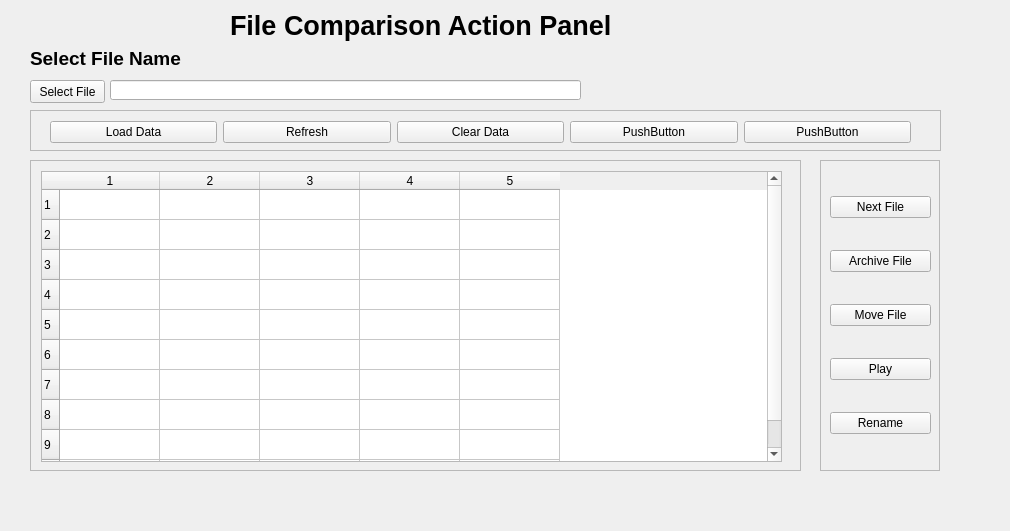
<?xml version="1.0" encoding="UTF-8"?>
<ui version="4.0">
 <class>Form</class>
 <widget class="QWidget" name="Form">
  <property name="geometry">
   <rect>
    <x>0</x>
    <y>0</y>
    <width>1010</width>
    <height>531</height>
   </rect>
  </property>
  <property name="windowTitle">
   <string>Form</string>
  </property>
  <widget class="QScrollArea" name="scrollArea">
   <property name="geometry">
    <rect>
     <x>30</x>
     <y>160</y>
     <width>771</width>
     <height>311</height>
    </rect>
   </property>
   <property name="widgetResizable">
    <bool>true</bool>
   </property>
   <widget class="QWidget" name="scrollAreaWidgetContents">
    <property name="geometry">
     <rect>
      <x>0</x>
      <y>0</y>
      <width>769</width>
      <height>309</height>
     </rect>
    </property>
    <widget class="QTableWidget" name="tableWidget">
     <property name="geometry">
      <rect>
       <x>10</x>
       <y>10</y>
       <width>741</width>
       <height>291</height>
      </rect>
     </property>
     <property name="rowCount">
      <number>10</number>
     </property>
     <property name="columnCount">
      <number>5</number>
     </property>
     <row/>
     <row/>
     <row/>
     <row/>
     <row/>
     <row/>
     <row/>
     <row/>
     <row/>
     <row/>
     <column/>
     <column/>
     <column/>
     <column/>
     <column/>
    </widget>
   </widget>
  </widget>
  <widget class="QFrame" name="frame">
   <property name="geometry">
    <rect>
     <x>820</x>
     <y>160</y>
     <width>120</width>
     <height>311</height>
    </rect>
   </property>
   <property name="frameShape">
    <enum>QFrame::StyledPanel</enum>
   </property>
   <property name="frameShadow">
    <enum>QFrame::Sunken</enum>
   </property>
   <widget class="QWidget" name="">
    <property name="geometry">
     <rect>
      <x>10</x>
      <y>10</y>
      <width>101</width>
      <height>291</height>
     </rect>
    </property>
    <layout class="QVBoxLayout" name="verticalLayout">
     <item>
      <widget class="QPushButton" name="pushButton">
       <property name="text">
        <string>Next File</string>
       </property>
      </widget>
     </item>
     <item>
      <widget class="QPushButton" name="pushButton_2">
       <property name="text">
        <string>Archive File</string>
       </property>
      </widget>
     </item>
     <item>
      <widget class="QPushButton" name="pushButton_3">
       <property name="text">
        <string>Move File</string>
       </property>
      </widget>
     </item>
     <item>
      <widget class="QPushButton" name="pushButton_5">
       <property name="text">
        <string>Play</string>
       </property>
      </widget>
     </item>
     <item>
      <widget class="QPushButton" name="pushButton_4">
       <property name="text">
        <string>Rename</string>
       </property>
      </widget>
     </item>
    </layout>
   </widget>
  </widget>
  <widget class="QFrame" name="frame_2">
   <property name="geometry">
    <rect>
     <x>30</x>
     <y>110</y>
     <width>911</width>
     <height>41</height>
    </rect>
   </property>
   <property name="frameShape">
    <enum>QFrame::StyledPanel</enum>
   </property>
   <property name="frameShadow">
    <enum>QFrame::Sunken</enum>
   </property>
   <widget class="QWidget" name="">
    <property name="geometry">
     <rect>
      <x>20</x>
      <y>10</y>
      <width>861</width>
      <height>25</height>
     </rect>
    </property>
    <layout class="QHBoxLayout" name="horizontalLayout">
     <item>
      <widget class="QPushButton" name="loadDataButton">
       <property name="text">
        <string>Load Data</string>
       </property>
      </widget>
     </item>
     <item>
      <widget class="QPushButton" name="pushButton_7">
       <property name="text">
        <string>Refresh</string>
       </property>
      </widget>
     </item>
     <item>
      <widget class="QPushButton" name="pushButton_8">
       <property name="text">
        <string>Clear Data</string>
       </property>
      </widget>
     </item>
     <item>
      <widget class="QPushButton" name="pushButton_9">
       <property name="text">
        <string>PushButton</string>
       </property>
      </widget>
     </item>
     <item>
      <widget class="QPushButton" name="pushButton_10">
       <property name="text">
        <string>PushButton</string>
       </property>
      </widget>
     </item>
    </layout>
   </widget>
  </widget>
  <widget class="QLabel" name="label">
   <property name="geometry">
    <rect>
     <x>230</x>
     <y>10</y>
     <width>421</width>
     <height>31</height>
    </rect>
   </property>
   <property name="font">
    <font>
     <pointsize>20</pointsize>
     <weight>75</weight>
     <bold>true</bold>
    </font>
   </property>
   <property name="text">
    <string>File Comparison Action Panel</string>
   </property>
  </widget>
  <widget class="QLabel" name="label_2">
   <property name="geometry">
    <rect>
     <x>30</x>
     <y>50</y>
     <width>161</width>
     <height>16</height>
    </rect>
   </property>
   <property name="font">
    <font>
     <pointsize>14</pointsize>
     <weight>75</weight>
     <bold>true</bold>
    </font>
   </property>
   <property name="text">
    <string>Select File Name</string>
   </property>
  </widget>
  <widget class="QPushButton" name="selectFileButton">
   <property name="geometry">
    <rect>
     <x>30</x>
     <y>80</y>
     <width>75</width>
     <height>23</height>
    </rect>
   </property>
   <property name="text">
    <string>Select File</string>
   </property>
  </widget>
  <widget class="QLineEdit" name="fileEdit">
   <property name="geometry">
    <rect>
     <x>110</x>
     <y>80</y>
     <width>471</width>
     <height>20</height>
    </rect>
   </property>
  </widget>
 </widget>
 <resources/>
 <connections/>
</ui>
